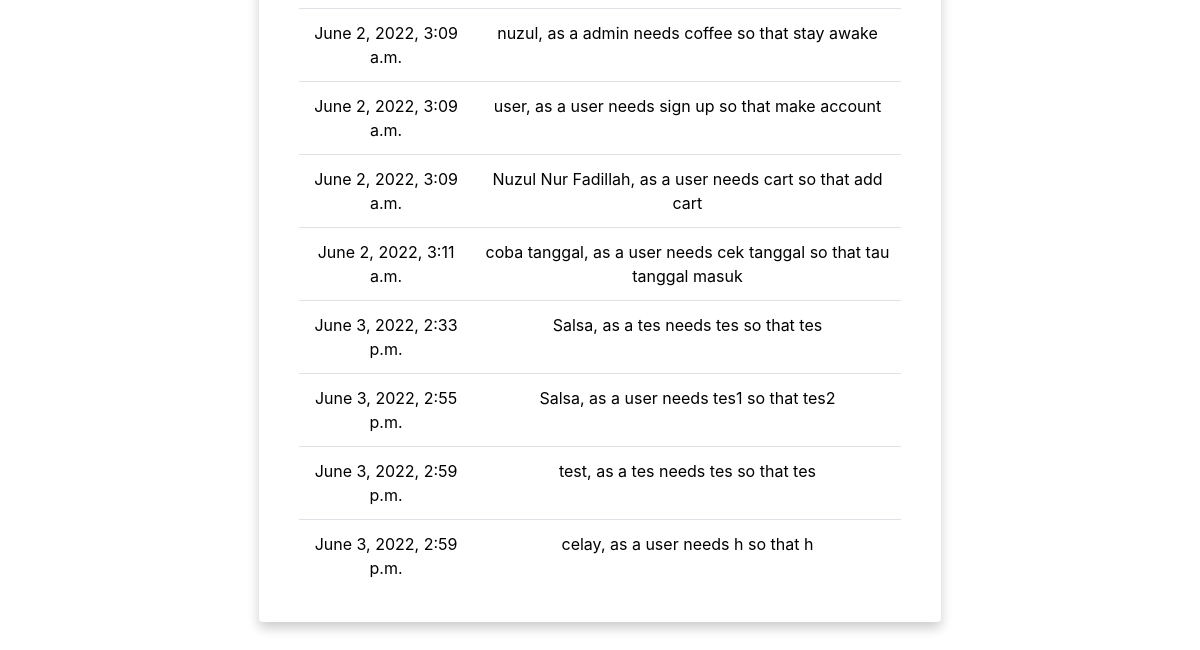
Before: /history (lower part) with the older database file.
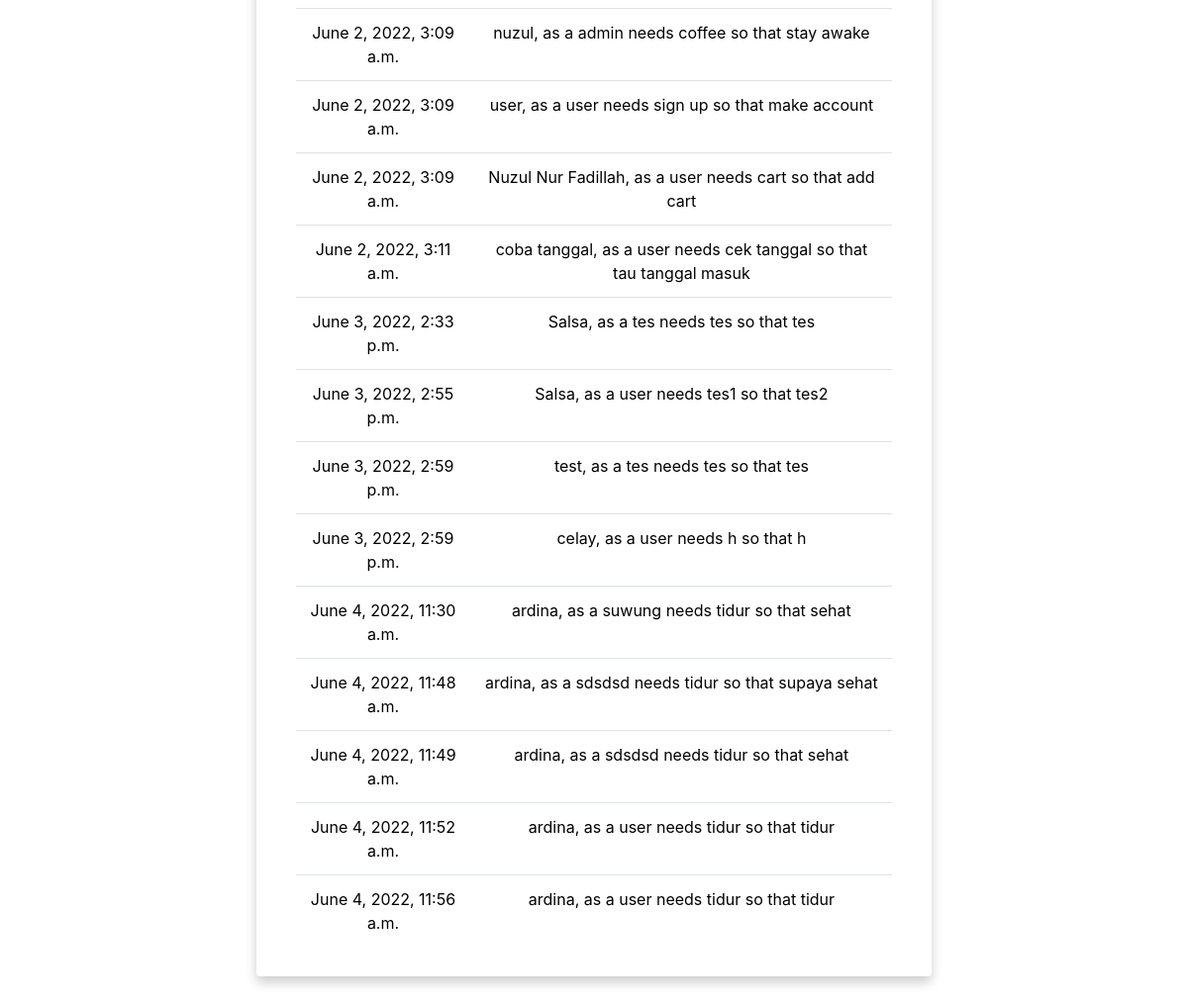
After: the same page with the newer database file.
### account/models.py (models this page shows, shortened)
class UserPersona(models.Model) :
    nama = models.CharField(max_length=50)
    as_a = models.CharField(max_length=50)
    needs = models.CharField(max_length=255)
    goals = models.CharField(max_length=255)
    date = models.DateTimeField(auto_now_add=True)

### account/views.py (the view)
# urls.py: path('history', views.history,name='history'),
def history(request) :
    results = UserPersona.objects.all()
    konteks = {
        'results' : results,
    }
    return render(request, 'account/history.html', konteks)

### account/templates/account/history.html (shortened to what this page needs)
{% load static %}
<!DOCTYPE html>
<html lang="en">
<head>
    <link rel="stylesheet" href="https://cdn.jsdelivr.net/npm/bootstrap@4.0.0/dist/css/bootstrap.min.css">
    <link rel="stylesheet" href="{% static 'css/style.css' %}">
</head>
<body>
    <div class="container-fluid px-1 py-5 mx-auto">
        <div class="row d-flex justify-content-center">
            <div class="col-xl-7 col-lg-8 col-md-9 col-11 text-center">
                <div class="card">
                    <table class="table align-middle mb-0 bg-white">
                        <tbody>
                            {% for row in results %}
                            <tr>
                              <td>{{ row.date }}</td>
                              <td>{{ row.nama }}, as a {{ row.as_a }} needs {{ row.needs }} so that {{ row.goals }}</td>
                            </tr>
                            {% endfor %}
                          </tbody>
                        </table>
                </div>
            </div>
        </div>
    </div>
</body>
</html>

Changed rows visible on the page:
added UserPersona: date "June 4, 2022, 11:30 a.m.", nama "ardina", as_a "suwung", needs "tidur", goals "sehat"
added UserPersona: date "June 4, 2022, 11:48 a.m.", nama "ardina", as_a "sdsdsd", needs "tidur", goals "supaya sehat"
added UserPersona: date "June 4, 2022, 11:49 a.m.", nama "ardina", as_a "sdsdsd", needs "tidur", goals "sehat"
added UserPersona: date "June 4, 2022, 11:52 a.m.", nama "ardina", as_a "user", needs "tidur", goals "tidur"
added UserPersona: date "June 4, 2022, 11:56 a.m.", nama "ardina", as_a "user", needs "tidur", goals "tidur"
